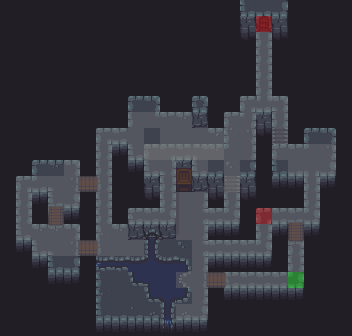

Below is a game level as drawn by its tile map, then a one-line description and the .tmx that defines it (tile-layer data replaced by summaries):
An orthogonal 22x21 tile map with 16x16 px tiles, 7 tile layers (Level1, Objects, Bridges, Level2, ...), 3 tilesets and 26 objects (3x barrel5, 2x barrel6, crate9, crate10, chest1, ...).

<map version="1.0" tiledversion="1.0.2" orientation="orthogonal" renderorder="right-down" width="22" height="21" tilewidth="16" tileheight="16" backgroundcolor="#211e26" nextobjectid="137">
 <properties>
  <property name="displayName" value="dungeon-16x16" />
  <property name="frameColor" type="color" value="#ff63a4b2" />
  <property name="gridColor" type="color" value="#ff80d1e2" />
 </properties>
 <tileset firstgid="1" name="dungeon-16x16" tilewidth="16" tileheight="16" tilecount="552" columns="23">
  <image source="dungeon-16x16.png" width="368" height="384" />
  <terraintypes>
   <terrain name="Water" tile="39" />
   <terrain name="Stone" tile="48" />
  </terraintypes>
  <tile id="0" type="walkable" />
  <tile id="1" type="walkable" terrain=",,1,1">
   <properties>
    <property name="weight" type="float" value="0.5" />
   </properties>
  </tile>
  <tile id="2" type="walkable" terrain=",,1,1">
   <properties>
    <property name="weight" type="float" value="0.5" />
   </properties>
  </tile>
  <tile id="3" type="walkable" terrain=",,1,1">
   <properties>
    <property name="weight" type="float" value="0.5" />
   </properties>
  </tile>
  <tile id="4" type="walkable">
   <properties>
    <property name="weight" type="float" value="0.5" />
   </properties>
  </tile>
  <tile id="6" type="walkable" />
  <tile id="7" type="walkable" />
  <tile id="8" type="walkable" />
  <tile id="11">
   <properties>
    <property name="type" value="stairs" />
   </properties>
  </tile>
  <tile id="12">
   <properties>
    <property name="type" value="stairs" />
   </properties>
  </tile>
  <tile id="15" type="water" terrain=",,,0" />
  <tile id="16" type="water" terrain=",,0,0" />
  <tile id="17" type="water" terrain=",,0," />
  <tile id="19" type="water" terrain="0,0,0," />
  <tile id="20" type="water" />
  <tile id="21" type="water" terrain="0,0,,0" />
  <tile id="23" type="walkable" terrain=",1,,1">
   <properties>
    <property name="weight" type="float" value="0.5" />
   </properties>
  </tile>
  <tile id="24" type="walkable">
   <properties>
    <property name="weight" type="float" value="0.5" />
   </properties>
  </tile>
  <tile id="25" type="walkable">
   <properties>
    <property name="weight" type="float" value="0.5" />
   </properties>
  </tile>
  <tile id="26" type="walkable">
   <properties>
    <property name="weight" type="float" value="0.5" />
   </properties>
  </tile>
  <tile id="27" type="walkable" terrain="1,,1,">
   <properties>
    <property name="weight" type="float" value="0.5" />
   </properties>
  </tile>
  <tile id="29" type="walkable" />
  <tile id="31" type="walkable" />
  <tile id="34" terrain="1,1,1," />
  <tile id="35" terrain="1,1,,1" />
  <tile id="36">
   <properties>
    <property name="type" value="stairs" />
   </properties>
  </tile>
  <tile id="38" type="water" terrain=",0,,0" />
  <tile id="39" type="water" terrain="0,0,0,0" />
  <tile id="40" type="water" terrain="0,,0," />
  <tile id="42" type="water" />
  <tile id="43" type="walkable" />
  <tile id="44" type="water" />
  <tile id="46" type="walkable" terrain=",1,,1">
   <properties>
    <property name="weight" type="float" value="0.5" />
   </properties>
  </tile>
  <tile id="47" type="walkable">
   <properties>
    <property name="weight" type="float" value="0.5" />
   </properties>
  </tile>
  <tile id="48" type="walkable" terrain="1,1,1,1">
   <properties>
    <property name="weight" type="float" value="0.5" />
   </properties>
  </tile>
  <tile id="49" type="walkable">
   <properties>
    <property name="weight" type="float" value="0.5" />
   </properties>
  </tile>
  <tile id="50" type="walkable" terrain="1,,1,">
   <properties>
    <property name="weight" type="float" value="0.5" />
   </properties>
  </tile>
  <tile id="52" type="walkable" />
  <tile id="53" type="walkable" />
  <tile id="54" type="walkable" />
  <tile id="57" terrain="1,,1,1" />
  <tile id="58" terrain=",1,1,1" />
  <tile id="59">
   <properties>
    <property name="type" value="stairs" />
   </properties>
  </tile>
  <tile id="61" type="water" terrain=",0,," />
  <tile id="62" type="water" terrain="0,0,," />
  <tile id="63" type="water" terrain="0,,," />
  <tile id="65" type="water" terrain="0,,0,0" />
  <tile id="66" type="water" />
  <tile id="67" type="water" terrain=",0,0,0" />
  <tile id="69" type="walkable" terrain=",1,,1">
   <properties>
    <property name="weight" type="float" value="0.5" />
   </properties>
  </tile>
  <tile id="70" type="walkable">
   <properties>
    <property name="weight" type="float" value="0.5" />
   </properties>
  </tile>
  <tile id="71" type="walkable">
   <properties>
    <property name="weight" type="float" value="0.5" />
   </properties>
  </tile>
  <tile id="72" type="walkable">
   <properties>
    <property name="weight" type="float" value="0.5" />
   </properties>
  </tile>
  <tile id="73" type="walkable" terrain="1,,1,">
   <properties>
    <property name="weight" type="float" value="0.5" />
   </properties>
  </tile>
  <tile id="92" type="walkable">
   <properties>
    <property name="weight" type="float" value="0.5" />
   </properties>
  </tile>
  <tile id="93" type="walkable" terrain="1,1,,">
   <properties>
    <property name="weight" type="float" value="0.5" />
   </properties>
  </tile>
  <tile id="94" type="walkable" terrain="1,1,,">
   <properties>
    <property name="weight" type="float" value="0.5" />
   </properties>
  </tile>
  <tile id="95" type="walkable" terrain="1,1,,">
   <properties>
    <property name="weight" type="float" value="0.5" />
   </properties>
  </tile>
  <tile id="96" type="walkable">
   <properties>
    <property name="weight" type="float" value="0.5" />
   </properties>
  </tile>
  <tile id="102" type="chest" />
  <tile id="104" type="crate">
   <properties>
    <property name="breakable" type="bool" value="true" />
   </properties>
  </tile>
  <tile id="115" type="floor" />
  <tile id="116" type="floor" />
  <tile id="117" type="floor" />
  <tile id="118" type="floor" />
  <tile id="119" type="floor" />
  <tile id="131" type="walkable" />
  <tile id="138" type="walkable" />
  <tile id="139" type="walkable" />
  <tile id="142" type="walkable" />
  <tile id="143" type="walkable" />
  <tile id="144" type="walkable" />
  <tile id="148" type="bridge" />
  <tile id="150" type="crate" />
  <tile id="151" type="barrel" />
  <tile id="165" type="walkable" />
  <tile id="167" type="walkable" />
  <tile id="173" type="Fire" />
  <tile id="174">
   <properties>
    <property name="type" value="fire" />
   </properties>
   <animation>
    <frame tileid="174" duration="175" />
    <frame tileid="175" duration="300" />
    <frame tileid="220" duration="250" />
    <frame tileid="221" duration="175" />
    <frame tileid="173" duration="300" />
   </animation>
  </tile>
  <tile id="175">
   <properties>
    <property name="type" value="fire" />
   </properties>
  </tile>
  <tile id="184" type="walkable" terrain=",,,1" />
  <tile id="185" type="walkable" terrain=",,1,1" />
  <tile id="186" type="walkable" terrain=",,1," />
  <tile id="188" type="walkable" />
  <tile id="189" type="walkable" />
  <tile id="190" type="walkable" />
  <tile id="194" type="bridge" />
  <tile id="196" type="light" />
  <tile id="197" type="light">
   <animation>
    <frame tileid="197" duration="175" />
    <frame tileid="198" duration="300" />
    <frame tileid="243" duration="250" />
    <frame tileid="244" duration="175" />
    <frame tileid="196" duration="300" />
   </animation>
  </tile>
  <tile id="198" type="light" />
  <tile id="207" type="walkable" terrain=",1,," />
  <tile id="208" type="walkable" terrain="1,1,," />
  <tile id="209" type="walkable" terrain="1,,," />
  <tile id="220">
   <properties>
    <property name="type" value="fire" />
   </properties>
   <animation>
    <frame tileid="220" duration="225" />
    <frame tileid="221" duration="225" />
    <frame tileid="173" duration="275" />
    <frame tileid="174" duration="225" />
    <frame tileid="175" duration="275" />
   </animation>
  </tile>
  <tile id="221">
   <properties>
    <property name="type" value="fire" />
   </properties>
  </tile>
  <tile id="241" type="enemy" />
  <tile id="242" type="enemy" />
  <tile id="243" type="light">
   <animation>
    <frame tileid="243" duration="225" />
    <frame tileid="244" duration="225" />
    <frame tileid="196" duration="275" />
    <frame tileid="197" duration="225" />
    <frame tileid="198" duration="275" />
   </animation>
  </tile>
  <tile id="244" type="light">
   <properties>
    <property name="type" value="fire" />
   </properties>
  </tile>
  <tile id="258" type="walkable" />
  <tile id="264" type="enemy" />
  <tile id="265" type="enemy" />
  <tile id="271">
   <animation>
    <frame tileid="271" duration="150" />
    <frame tileid="272" duration="150" />
    <frame tileid="273" duration="150" />
   </animation>
  </tile>
  <tile id="276" type="walkable" />
  <tile id="277" type="walkable" />
  <tile id="279" type="walkable" />
  <tile id="281" type="walkable" />
  <tile id="283" type="door">
   <properties>
    <property name="weight" type="float" value="1" />
   </properties>
  </tile>
  <tile id="284" type="door">
   <properties>
    <property name="weight" type="float" value="1" />
   </properties>
  </tile>
  <tile id="285" type="door">
   <properties>
    <property name="weight" type="float" value="1" />
   </properties>
  </tile>
  <tile id="333" type="enemy" />
  <tile id="334" type="enemy" />
  <tile id="340">
   <properties>
    <property name="walkable" type="bool" value="true" />
    <property name="weight" type="float" value="1" />
   </properties>
  </tile>
  <tile id="341">
   <properties>
    <property name="walkable" type="bool" value="true" />
    <property name="weight" type="float" value="500" />
   </properties>
  </tile>
  <tile id="342">
   <properties>
    <property name="walkable" type="bool" value="true" />
    <property name="weight" type="float" value="250" />
   </properties>
  </tile>
  <tile id="345" type="walkable" />
  <tile id="346" type="walkable" />
  <tile id="347" type="walkable" />
  <tile id="350" type="walkable" />
  <tile id="351" type="walkable" />
  <tile id="352" type="walkable" />
  <tile id="354" type="walkable" />
  <tile id="356" type="enemy" />
  <tile id="357" type="enemy" />
  <tile id="363">
   <properties>
    <property name="walkable" type="bool" value="true" />
    <property name="weight" type="float" value="-1000" />
   </properties>
  </tile>
  <tile id="368" type="walkable" />
  <tile id="369" type="walkable" />
  <tile id="370" type="walkable" />
  <tile id="373" type="walkable" />
  <tile id="375" type="walkable" />
  <tile id="377" type="walkable" />
  <tile id="396" type="walkable" />
  <tile id="397" type="walkable" />
  <tile id="398" type="walkable" />
  <tile id="402">
   <animation>
    <frame tileid="402" duration="250" />
    <frame tileid="403" duration="250" />
    <frame tileid="404" duration="250" />
    <frame tileid="405" duration="250" />
   </animation>
  </tile>
  <tile id="437" type="walkable" />
  <tile id="438" type="walkable" />
  <tile id="440" type="walkable" />
 </tileset>
 <tileset firstgid="553" source="dungeon-32x32.tsx" />
 <tileset firstgid="558" source="dungeon-16x32.tsx" />
 <group name="Lower">
  <layer name="Level1" width="22" height="21">
   <properties>
    <property name="isStatic" type="bool" value="false" />
   </properties>
   <data>[462 cells, 166 non-empty, 74 distinct tile ids]</data>
  </layer>
  <layer name="Objects" width="22" height="21">
   <properties>
    <property name="isStatic" type="bool" value="true" />
   </properties>
   <data>[462 cells, 2 non-empty, 2 distinct tile ids]</data>
  </layer>
  <layer name="Bridges" width="22" height="21">
   <properties>
    <property name="isStatic" type="bool" value="true" />
   </properties>
   <data>[462 cells, 15 non-empty, 6 distinct tile ids]</data>
  </layer>
  <group name="Lower Objects">
   <objectgroup name="Lower Objects">
    <properties>
     <property name="isStatic" type="bool" value="true" />
    </properties>
    <object id="79" name="crate9" gid="151" x="310" y="146" width="16" height="16" />
    <object id="80" name="crate10" gid="151" x="317" y="146" width="16" height="16" />
    <object id="81" name="chest1" gid="103" x="136" y="118" width="16" height="16" />
    <object id="82" name="barrel3" gid="152" x="32" y="174" width="16" height="16" />
    <object id="85" name="barrel1" gid="152" x="44" y="174" width="16" height="16" />
    <object id="88" name="crate3" gid="151" x="49" y="267" width="16" height="16" />
    <object id="87" name="crate1" gid="151" x="58" y="266" width="16" height="16" />
    <object id="89" name="barrel4" gid="152" x="275" y="172" width="16" height="16" />
    <object id="94" name="barrel5" gid="152" x="100" y="316" width="16" height="16" />
    <object id="95" name="barrel6" gid="152" x="176" y="256" width="16" height="16" />
    <object id="96" name="barrel6" gid="152" x="144" y="144" width="16" height="16" />
    <object id="101" name="crate4" gid="151" x="173" y="175" width="16" height="16" />
    <object id="102" name="crate5" gid="151" x="180" y="175" width="16" height="16" />
    <object id="103" name="crate6" gid="2147483799" x="170" y="175" width="16" height="16" />
    <object id="104" name="crate7" gid="151" x="176" y="183" width="16" height="16" />
    <object id="105" name="crate8" gid="151" x="176" y="183" width="16" height="16" />
    <object id="106" name="barrel5" gid="152" x="111" y="314" width="16" height="16" />
    <object id="107" name="barrel5" gid="152" x="106" y="304" width="16" height="16" />
   </objectgroup>
   <objectgroup name="Top Objects">
    <properties>
     <property name="isStatic" type="bool" value="true" />
    </properties>
    <object id="125" name="barrel2" gid="152" x="38" y="166" width="16" height="16" />
    <object id="128" name="crate-error" gid="151" x="313" y="141" width="16" height="16" />
    <object id="130" name="crate2" gid="151" x="52" y="260" width="16" height="16" />
   </objectgroup>
   <objectgroup name="Characters-Lower">
    <properties>
     <property name="isStatic" type="bool" value="true" />
    </properties>
    <object id="129" name="knight1" gid="556" x="295" y="172" width="32" height="32" />
    <object id="131" name="wizard1" gid="554" x="46" y="204" width="32" height="32" />
   </objectgroup>
  </group>
 </group>
 <group name="Upper">
  <layer name="Level2" width="22" height="21">
   <properties>
    <property name="isStatic" type="bool" value="true" />
   </properties>
   <data>[462 cells, 46 non-empty, 34 distinct tile ids]</data>
  </layer>
  <layer name="Level3" width="22" height="21">
   <properties>
    <property name="isStatic" type="bool" value="true" />
   </properties>
   <data>[462 cells, 8 non-empty, 8 distinct tile ids]</data>
  </layer>
  <group name="Upper Objects">
   <objectgroup name="Upper Objects">
    <properties>
     <property name="isStatic" type="bool" value="false" />
    </properties>
    <object id="111" name="brazier1" gid="558" x="211" y="172" width="16" height="32">
     <properties>
      <property name="lightColor" type="color" value="#ffe2c954" />
     </properties>
    </object>
    <object id="112" name="brazier2" gid="558" x="235" y="172" width="16" height="32" />
   </objectgroup>
   <objectgroup name="Characters-Upper">
    <properties>
     <property name="isStatic" type="bool" value="true" />
    </properties>
    <object id="119" name="dwarf1" gid="557" x="144" y="170" width="32" height="32" />
   </objectgroup>
  </group>
 </group>
 <group name="Graphs" opacity="0.34">
  <layer name="Graph-Lower" width="22" height="21">
   <properties>
    <property name="isStatic" type="bool" value="true" />
   </properties>
   <data>[462 cells, 91 non-empty, 3 distinct tile ids]</data>
  </layer>
  <layer name="Graph-Upper" width="22" height="21">
   <properties>
    <property name="isStatic" type="bool" value="true" />
   </properties>
   <data>[462 cells, 30 non-empty, 2 distinct tile ids]</data>
  </layer>
 </group>
</map>
